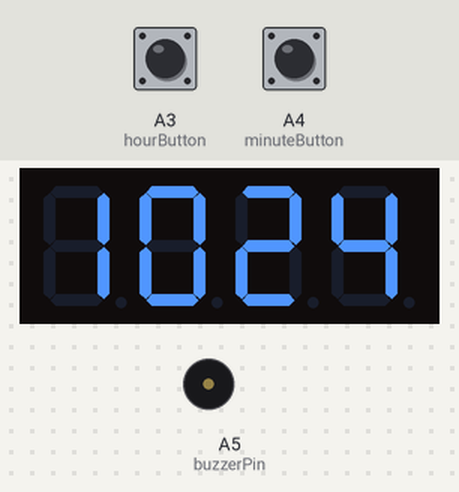
This sketch was run on a simulated Arduino Uno, built with avr-gcc and run on an emulated ATmega328P. On the bench: 4-digit seven-segment display, buzzer (waves = sounding, pin HIGH). Wiring (inferred from the names in the program): 4-digit 7-segment display, segments lit when HIGH: segments pin 6, pin 7, pin 8, pin 9, pin 10, pin 11, pin 12, pin 13; digit selects pin 2, A0, A1, A2. Inputs (shaded band) come from the test bench; at power-on: A3 (hourButton) HIGH, A4 (minuteButton) HIGH. The local clock reads 2024-03-15 10:24:30 at power-on unless the sketch sets it; the segment pins are drawn as the display they are named for; pins used as bus, display or sensor lines are not drawn.

Above: at 1.2 s.
1.3 s: A3 (hourButton) pulled LOW for 0.15 s
At 2.7 s:
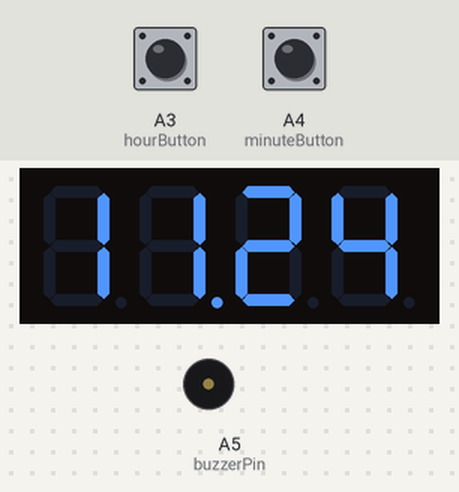
3.5 s: A4 (minuteButton) pulled LOW for 0.15 s
At 4.4 s:
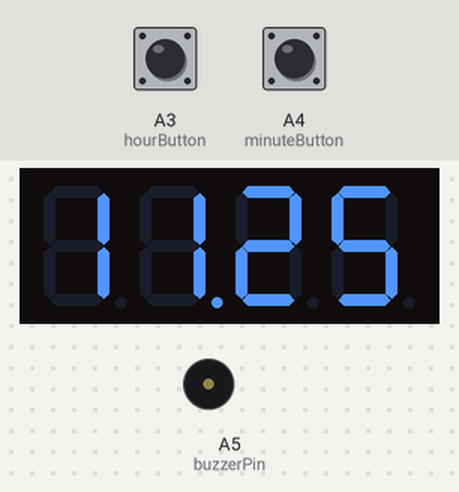
5.6 s: A3 (hourButton) pulled LOW for 1 s
At 6.7 s:
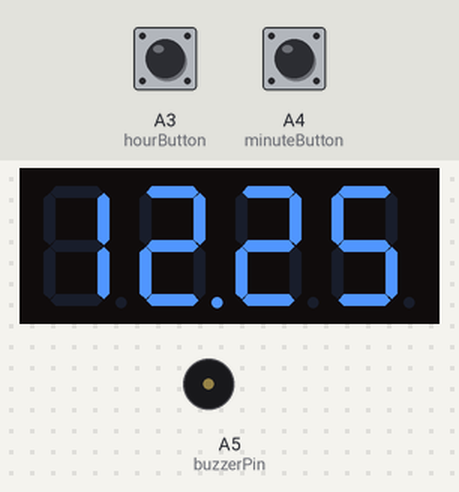
8.1 s: A4 (minuteButton) pulled LOW for 1 s
At 9.9 s:
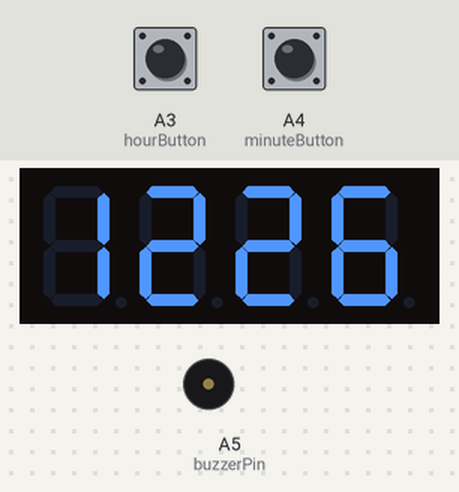
10.7 s: A3 (hourButton) driven LOW and A4 (minuteButton) driven LOW
At 13.1 s:
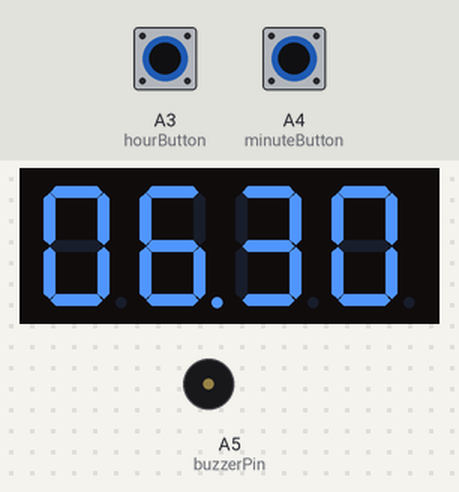
Timing chart, 0 to 14.6 s (numbered marks = the images above; inputs shaded):
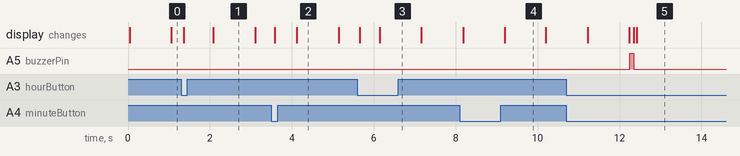

Measured:
- after the input at 1.3 s, the display: first changes after 0.06 s (image 1 shows a later state)
- after the input at 3.5 s, the display: first changes after 0.08 s (image 2 shows a later state)
- after the input at 5.6 s, the display: first changes after 0.06 s (image 3 shows a later state)
- after the input at 8.1 s, the display: first changes after 0.08 s (image 4 shows a later state)
- after the input at 10.7 s, A5 (buzzerPin): LOW → HIGH after 1.5 s, → LOW 0.10 s later; the display: first differs from a run without the input after 1.6 s (image 5 shows a later state)

The sketch:

digital_clock_alarm.ino
```cpp
#include <ThreeWire.h>
#include <RtcDS1302.h>

// ======================================
// 1. PIN CONFIGURATION
// ======================================

// RTC pins
const int DAT_PIN = 4;
const int CLK_PIN = 5;
const int RST_PIN = 3;

// Buttons
const int hourButton = A3;
const int minuteButton = A4;

// Buzzer
const int buzzerPin = A5;

// Display segments: A, B, C, D, E, F, G, DP
const int segmentPins[] = {6, 7, 8, 9, 10, 11, 12, 13};

// Display digit controls: left to right
const int digitPins[] = {2, A0, A1, A2};


// ======================================
// 2. RTC INITIALIZATION
// ======================================

ThreeWire myWire(DAT_PIN, CLK_PIN, RST_PIN);
RtcDS1302<ThreeWire> Rtc(myWire);


// ======================================
// 3. ALARM VARIABLES
// ======================================

int alarmHour = 6;
int alarmMinute = 30;

bool settingAlarm = false;
bool alarmRinging = false;

unsigned long alarmStartTime = 0;

const unsigned long alarmDuration = 10000;


// ======================================
// 4. BUTTON VARIABLES
// ======================================

bool lastHourButton = HIGH;
bool lastMinuteButton = HIGH;

unsigned long bothButtonsStart = 0;

bool bothButtonsWerePressed = false;
bool modeChanged = false;
bool suppressButtonsUntilRelease = false;

const unsigned long modeHoldTime = 1500;


// ======================================
// 5. DISPLAY VARIABLES
// ======================================

int displayedDigits[4] = {0, 0, 0, 0};

unsigned long lastBlinkTime = 0;

bool separatorOn = true;


// ======================================
// 6. NUMBER PATTERNS
// ======================================

// Segment order: A, B, C, D, E, F, G
// 1 = ON, 0 = OFF

const byte numbers[10][7] = {

  {1,1,1,1,1,1,0}, // 0
  {0,1,1,0,0,0,0}, // 1
  {1,1,0,1,1,0,1}, // 2
  {1,1,1,1,0,0,1}, // 3
  {0,1,1,0,0,1,1}, // 4
  {1,0,1,1,0,1,1}, // 5
  {1,0,1,1,1,1,1}, // 6
  {1,1,1,0,0,0,0}, // 7
  {1,1,1,1,1,1,1}, // 8
  {1,1,1,1,0,1,1}  // 9

};


// ======================================
// 7. TURN OFF ALL DISPLAY DIGITS
// ======================================

void allDigitsOff() {

  for (int i = 0; i < 4; i++) {
    digitalWrite(digitPins[i], LOW);
  }

}


// ======================================
// 8. DISPLAY ONE DIGIT
// ======================================

void showDigit(int position, int number) {

  allDigitsOff();

  // Set seven segments
  for (int s = 0; s < 7; s++) {

    digitalWrite(
      segmentPins[s],
      numbers[number][s] ? HIGH : LOW
    );

  }

  // Decimal point indicates the mode
  if (position == 1 && (settingAlarm || separatorOn)) {

    digitalWrite(segmentPins[7], HIGH);

  } else {

    digitalWrite(segmentPins[7], LOW);

  }

  // Enable selected digit
  digitalWrite(digitPins[position], HIGH);

}


// ======================================
// 9. SETUP
// ======================================

void setup() {

  // Configure display segments
  for (int i = 0; i < 8; i++) {

    pinMode(segmentPins[i], OUTPUT);
    digitalWrite(segmentPins[i], LOW);

  }

  // Configure digit controls
  for (int i = 0; i < 4; i++) {

    pinMode(digitPins[i], OUTPUT);
    digitalWrite(digitPins[i], LOW);

  }

  // Initialize RTC
  Rtc.Begin();

  Rtc.SetIsWriteProtected(false);
  Rtc.SetIsRunning(true);

  // Configure buttons
  pinMode(hourButton, INPUT_PULLUP);
  pinMode(minuteButton, INPUT_PULLUP);

  // Configure buzzer
  pinMode(buzzerPin, OUTPUT);
  digitalWrite(buzzerPin, LOW);

}


// ======================================
// 10. MAIN LOOP
// ======================================

void loop() {

  // Read RTC time
  RtcDateTime now = Rtc.GetDateTime();

  unsigned long currentMillis = millis();


  // ====================================
  // BUTTON DETECTION
  // ====================================

  bool currentHourButton = digitalRead(hourButton);
  bool currentMinuteButton = digitalRead(minuteButton);

  bool bothPressed =
    (currentHourButton == LOW &&
     currentMinuteButton == LOW);

  bool hourJustPressed =
    (lastHourButton == HIGH &&
     currentHourButton == LOW);

  bool minuteJustPressed =
    (lastMinuteButton == HIGH &&
     currentMinuteButton == LOW);


  // ====================================
  // SILENCE RINGING ALARM
  // ====================================

  if (alarmRinging &&
      (hourJustPressed || minuteJustPressed)) {

    alarmRinging = false;
    digitalWrite(buzzerPin, LOW);

    suppressButtonsUntilRelease = true;

  }


  // ====================================
  // DETECT BOTH BUTTONS HELD
  // ====================================

  if (bothPressed && !bothButtonsWerePressed) {

    bothButtonsStart = currentMillis;

    bothButtonsWerePressed = true;

  }

  if (!bothPressed) {

    bothButtonsWerePressed = false;

  }

  if (bothPressed &&
      !modeChanged &&
      currentMillis - bothButtonsStart >= modeHoldTime) {

    settingAlarm = !settingAlarm;

    modeChanged = true;

    suppressButtonsUntilRelease = true;

    // Confirmation beep
    digitalWrite(buzzerPin, HIGH);
    delay(100);
    digitalWrite(buzzerPin, LOW);

  }

  if (!bothPressed) {

    modeChanged = false;

  }


  // ====================================
  // HANDLE INDIVIDUAL BUTTON PRESSES
  // ====================================

  if (suppressButtonsUntilRelease) {

    if (currentHourButton == HIGH &&
        currentMinuteButton == HIGH) {

      suppressButtonsUntilRelease = false;

    }

  } else if (!bothPressed) {

    // Hour button
    if (hourJustPressed) {

      if (settingAlarm) {

        alarmHour = (alarmHour + 1) % 24;

      } else {

        int newHour = (now.Hour() + 1) % 24;

        RtcDateTime updated(
          now.Year(),
          now.Month(),
          now.Day(),
          newHour,
          now.Minute(),
          now.Second()
        );

        Rtc.SetDateTime(updated);
        now = updated;

      }

    }

    // Minute button
    if (minuteJustPressed) {

      if (settingAlarm) {

        alarmMinute = (alarmMinute + 1) % 60;

      } else {

        int newMinute = (now.Minute() + 1) % 60;

        RtcDateTime updated(
          now.Year(),
          now.Month(),
          now.Day(),
          now.Hour(),
          newMinute,
          now.Second()
        );

        Rtc.SetDateTime(updated);
        now = updated;

      }

    }

  }

  lastHourButton = currentHourButton;
  lastMinuteButton = currentMinuteButton;


  // ====================================
  // ALARM TRIGGER
  // ====================================

  static uint32_t lastAlarmMinuteKey = 0xFFFFFFFFUL;

  uint32_t minuteKey =
    (uint32_t)now.TotalSeconds() / 60UL;

  if (!settingAlarm &&
      !alarmRinging &&
      now.Hour() == alarmHour &&
      now.Minute() == alarmMinute &&
      minuteKey != lastAlarmMinuteKey) {

    alarmRinging = true;

    alarmStartTime = millis();

    lastAlarmMinuteKey = minuteKey;

  }


  // ====================================
  // ALARM DURATION
  // ====================================

  if (alarmRinging) {

    if (millis() - alarmStartTime >= alarmDuration) {

      alarmRinging = false;

    }

  }

  digitalWrite(
    buzzerPin,
    alarmRinging ? HIGH : LOW
  );


  // ====================================
  // DECIMAL POINT BLINKING
  // ====================================

  if (millis() - lastBlinkTime >= 1000) {

    separatorOn = !separatorOn;

    lastBlinkTime = millis();

  }


  // ====================================
  // SELECT DISPLAY TIME
  // ====================================

  int hour;
  int minute;

  if (settingAlarm) {

    hour = alarmHour;
    minute = alarmMinute;

  } else {

    hour = now.Hour();
    minute = now.Minute();

  }


  // ====================================
  // CONVERT TIME INTO FOUR DIGITS
  // ====================================

  displayedDigits[0] = hour / 10;
  displayedDigits[1] = hour % 10;

  displayedDigits[2] = minute / 10;
  displayedDigits[3] = minute % 10;


  // ====================================
  // REFRESH DISPLAY
  // ====================================

  for (int repeat = 0; repeat < 2; repeat++) {

    for (int position = 0; position < 4; position++) {

      showDigit(position, displayedDigits[position]);

      delay(3);

    }

  }

}
```
